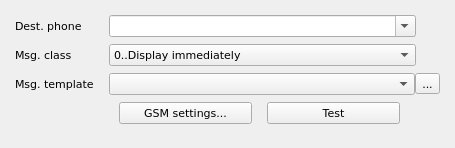
<?xml version="1.0" encoding="UTF-8"?>
<ui version="4.0">
 <class>SendSmsGsmModemWidget</class>
 <widget class="QWidget" name="SendSmsGsmModemWidget">
  <property name="geometry">
   <rect>
    <x>0</x>
    <y>0</y>
    <width>455</width>
    <height>148</height>
   </rect>
  </property>
  <property name="font">
   <font>
    <family>DejaVu Sans</family>
    <pointsize>8</pointsize>
   </font>
  </property>
  <property name="windowTitle">
   <string>Form</string>
  </property>
  <layout class="QFormLayout" name="formLayout">
   <property name="horizontalSpacing">
    <number>15</number>
   </property>
   <property name="verticalSpacing">
    <number>7</number>
   </property>
   <property name="leftMargin">
    <number>15</number>
   </property>
   <property name="topMargin">
    <number>15</number>
   </property>
   <property name="rightMargin">
    <number>15</number>
   </property>
   <property name="bottomMargin">
    <number>5</number>
   </property>
   <item row="0" column="0">
    <widget class="QLabel" name="lblDestPhone">
     <property name="text">
      <string>Dest. phone</string>
     </property>
     <property name="buddy">
      <cstring>cmbDestPhone</cstring>
     </property>
    </widget>
   </item>
   <item row="0" column="1">
    <layout class="QHBoxLayout" name="horizontalLayout">
     <item>
      <widget class="QComboBox" name="cmbDestPhone">
       <property name="editable">
        <bool>true</bool>
       </property>
      </widget>
     </item>
     <item>
      <spacer name="horizontalSpacer_2">
       <property name="orientation">
        <enum>Qt::Horizontal</enum>
       </property>
       <property name="sizeType">
        <enum>QSizePolicy::Fixed</enum>
       </property>
       <property name="sizeHint" stdset="0">
        <size>
         <width>24</width>
         <height>20</height>
        </size>
       </property>
      </spacer>
     </item>
    </layout>
   </item>
   <item row="1" column="0">
    <widget class="QLabel" name="lblMsgClass">
     <property name="text">
      <string>Msg. class</string>
     </property>
     <property name="buddy">
      <cstring>cmbMsgClass</cstring>
     </property>
    </widget>
   </item>
   <item row="1" column="1">
    <layout class="QHBoxLayout" name="horizontalLayout_2">
     <item>
      <widget class="QComboBox" name="cmbMsgClass">
       <item>
        <property name="text">
         <string>0..Display immediately</string>
        </property>
       </item>
       <item>
        <property name="text">
         <string>1..ME (mobile equipment)</string>
        </property>
       </item>
       <item>
        <property name="text">
         <string>2..SIM</string>
        </property>
       </item>
       <item>
        <property name="text">
         <string>3..TE (terminal equipment)</string>
        </property>
       </item>
      </widget>
     </item>
     <item>
      <spacer name="horizontalSpacer">
       <property name="orientation">
        <enum>Qt::Horizontal</enum>
       </property>
       <property name="sizeType">
        <enum>QSizePolicy::Fixed</enum>
       </property>
       <property name="sizeHint" stdset="0">
        <size>
         <width>24</width>
         <height>20</height>
        </size>
       </property>
      </spacer>
     </item>
    </layout>
   </item>
   <item row="2" column="0">
    <widget class="QLabel" name="lblMsgTemplate">
     <property name="text">
      <string>Msg. template</string>
     </property>
     <property name="buddy">
      <cstring>cmbMsgTemplate</cstring>
     </property>
    </widget>
   </item>
   <item row="2" column="1">
    <layout class="QHBoxLayout" name="horizontalLayout_3">
     <property name="spacing">
      <number>0</number>
     </property>
     <item>
      <widget class="QComboBox" name="cmbMsgTemplate"/>
     </item>
     <item>
      <widget class="QToolButton" name="btnMsgTemplate">
       <property name="text">
        <string>...</string>
       </property>
       <property name="icon">
        <iconset resource="../../qHostMonitor.qrc">
         <normaloff>:/img/foldersTree.png</normaloff>:/img/foldersTree.png</iconset>
       </property>
       <property name="iconSize">
        <size>
         <width>16</width>
         <height>16</height>
        </size>
       </property>
      </widget>
     </item>
    </layout>
   </item>
   <item row="3" column="0">
    <spacer name="horizontalSpacer_3">
     <property name="orientation">
      <enum>Qt::Horizontal</enum>
     </property>
     <property name="sizeHint" stdset="0">
      <size>
       <width>40</width>
       <height>23</height>
      </size>
     </property>
    </spacer>
   </item>
   <item row="3" column="1">
    <layout class="QHBoxLayout" name="horizontalLayout_4">
     <property name="spacing">
      <number>15</number>
     </property>
     <property name="leftMargin">
      <number>10</number>
     </property>
     <item>
      <widget class="QPushButton" name="btnGsmSettings">
       <property name="text">
        <string>GSM settings...</string>
       </property>
       <property name="iconSize">
        <size>
         <width>16</width>
         <height>16</height>
        </size>
       </property>
      </widget>
     </item>
     <item>
      <widget class="QPushButton" name="btnTest">
       <property name="text">
        <string>Test</string>
       </property>
       <property name="icon">
        <iconset resource="../../qHostMonitor.qrc">
         <normaloff>:/img/action/resumeTest.png</normaloff>:/img/action/resumeTest.png</iconset>
       </property>
       <property name="iconSize">
        <size>
         <width>14</width>
         <height>14</height>
        </size>
       </property>
      </widget>
     </item>
     <item>
      <spacer name="horizontalSpacer_4">
       <property name="orientation">
        <enum>Qt::Horizontal</enum>
       </property>
       <property name="sizeType">
        <enum>QSizePolicy::Fixed</enum>
       </property>
       <property name="sizeHint" stdset="0">
        <size>
         <width>40</width>
         <height>20</height>
        </size>
       </property>
      </spacer>
     </item>
    </layout>
   </item>
  </layout>
 </widget>
 <resources>
  <include location="../../qHostMonitor.qrc"/>
  <include location="../../qHostMonitor.qrc"/>
 </resources>
 <connections/>
</ui>
